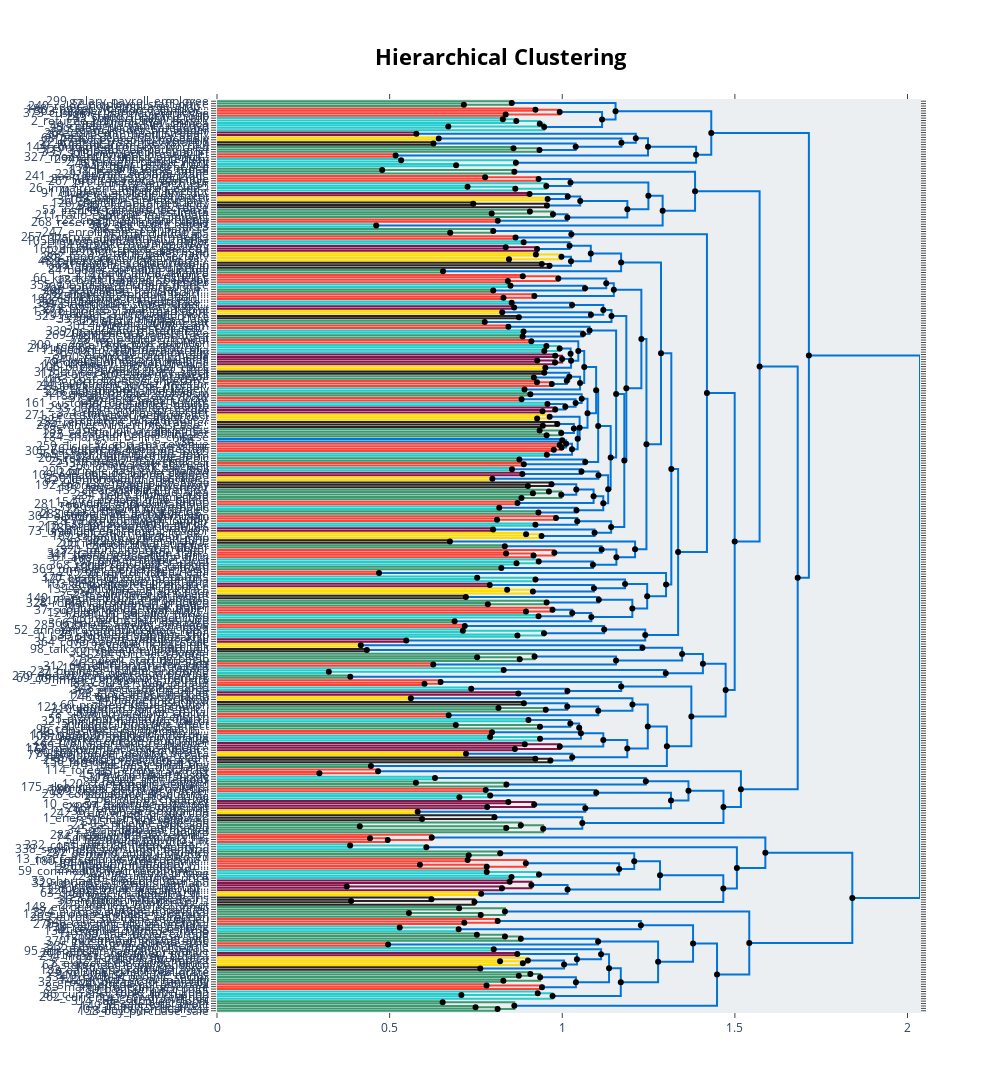

Here is the notebook cell this chart was saved with:
### Code cell
topic_model_0.visualize_hierarchy(hierarchical_topics=hierarchical_topics)
